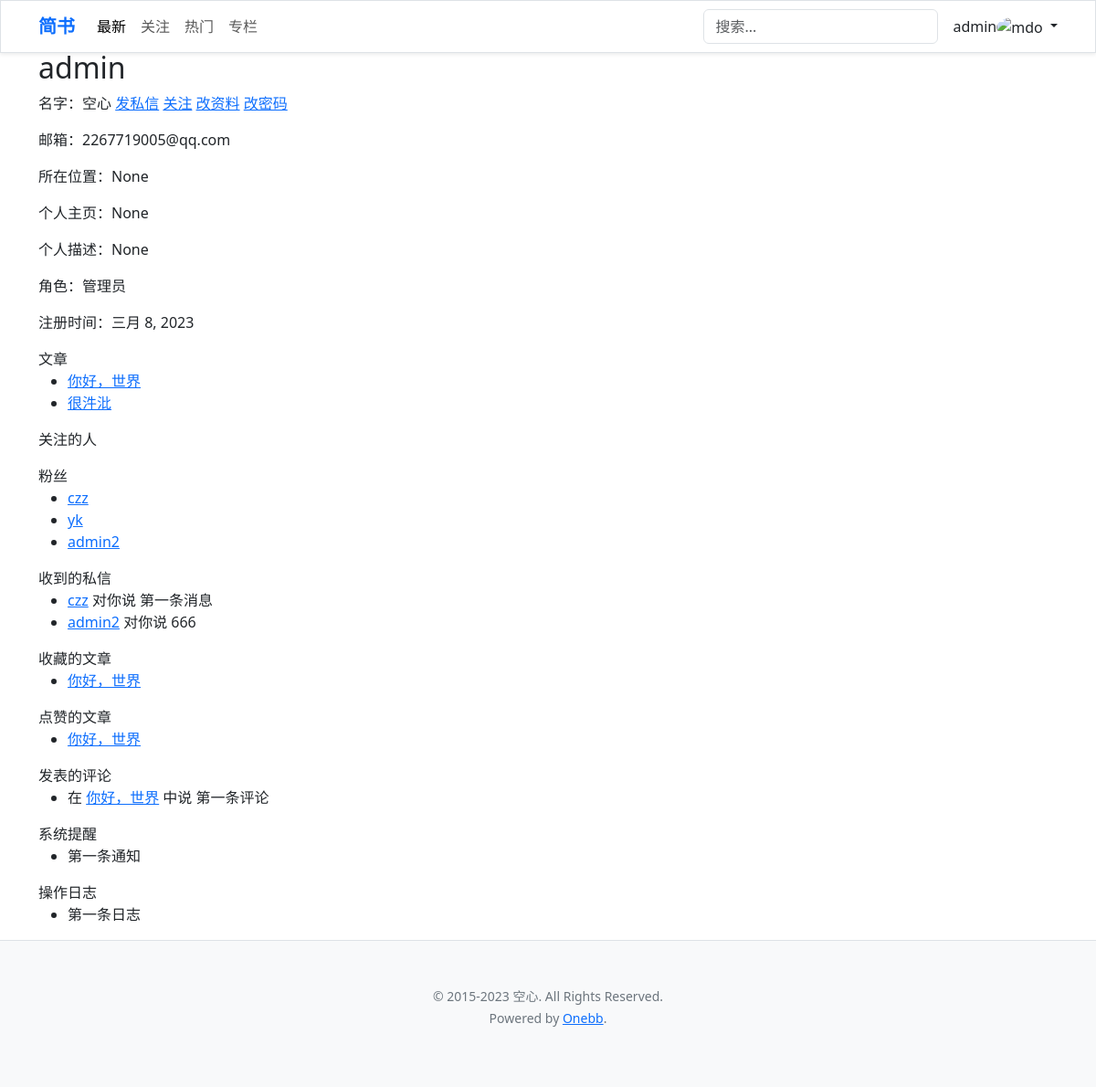
The app's page /accounts/u/1/ (signed in) with its own data.
### accounts/models.py (models this page shows)
class User(AbstractUser):
    id = models.AutoField(primary_key=True)
    name = models.CharField('名字', blank=True, null=True, max_length=200)
    password = models.CharField('密码',blank=True, null=True, max_length=200)
    url = models.URLField('个人主页',blank=True, null=True, max_length=200)
    location = models.CharField('所在位置',blank=True, null=True, max_length=200, default='火星')
    description = models.CharField('个人描述',blank=True, null=True, max_length=200, default='没有个人描述')
    last_login = models.DateTimeField(blank=True, null=True)
    created = models.DateTimeField('注册时间', blank=False, null=True, auto_now_add=True)
    role = models.ForeignKey('bbs.Role', models.DO_NOTHING, blank=True, null=True)
    def __str__(self):
        return self.username
    class Meta:
        managed = True
        db_table = 'user'
        verbose_name_plural = '用户'
        verbose_name = '用户'

### bbs/models.py (models this page shows, shortened)
class Role(models.Model):
    id = models.AutoField(primary_key=True)
    name = models.CharField(blank=False, null=True, max_length=200)
    permissions = models.ManyToManyField(Permission, blank=True)
    def __str__(self):
        return self.name
    class Meta:
        managed = True
        db_table = 'role'
        verbose_name_plural = '角色'
        verbose_name = '角色'

class Post(models.Model):
    id = models.AutoField(primary_key=True)
    title = models.CharField('标题', blank=False, null=True, max_length=200)
    content = models.TextField('内容', blank=False, null=True)
    content_html = models.TextField(blank=True, null=True)
    read_count = models.IntegerField('阅读量', blank=False, null=True, default=0)
    created = models.DateTimeField(blank=False, null=True, auto_now_add=True) # default=timezone.now
    author = models.ForeignKey('accounts.User', models.CASCADE, blank=False, null=True)
    tags = models.ManyToManyField(Tag, blank=True)
    def __str__(self):
        return self.title
    class Meta:
        managed = True
        db_table = 'post'
        verbose_name_plural = '文章'
        verbose_name = '文章'

class Message(models.Model):
    sender = models.ForeignKey('accounts.User', models.CASCADE, related_name='sender_user')
    received = models.ForeignKey('accounts.User', models.CASCADE, related_name='received_user')
    content = models.TextField('消息内容', blank=False, null=True)
    timestamp = models.DateTimeField(blank=False, null=True, auto_now_add=True)
    class Meta:
        managed = True
        db_table = 'message'
        verbose_name_plural = '消息'
        verbose_name = '消息'

class Comment(models.Model):
    id = models.AutoField(primary_key=True)
    content = models.TextField('评论内容', blank=False, null=True)
    created = models.DateTimeField(blank=False, null=True, auto_now_add=True)
    reviewed = models.BooleanField('是否审核', blank=False, null=True, default=True)
    post = models.ForeignKey('Post', models.CASCADE, blank=False, null=True)
    author = models.ForeignKey('accounts.User', models.CASCADE, blank=False, null=True)
    replied = models.ForeignKey('self', models.CASCADE, blank=True, null=True)
    class Meta:
        managed = True
        db_table = 'comment'
        verbose_name_plural = '评论'
        verbose_name = '评论'

class Notification(models.Model):
    id = models.AutoField(primary_key=True)
    content = models.TextField('通知内容')
    is_read = models.BooleanField('是否已读', blank=False, null=True, default=False)
    timestamp = models.DateTimeField(blank=False, null=True, auto_now_add=True)
    receiver = models.ForeignKey('accounts.User', models.CASCADE, blank=False, null=True)
    class Meta:
        managed = True
        db_table = 'notification'
        verbose_name_plural = '系统通知'
        verbose_name = '系统通知'

class Log(models.Model):
    id = models.AutoField(primary_key=True)
    content = models.TextField('内容')
    timestamp = models.DateTimeField(blank=False, null=True, auto_now_add=True)
    owner = models.ForeignKey('accounts.User', models.CASCADE, blank=False, null=True)
    class Meta:
        managed = True
        db_table = 'log'
        verbose_name_plural = '操作日志'
        verbose_name = '操作日志'

### accounts/views.py (the view)
# urls.py: path('u/<int:pk>/', views.UserDetailView.as_view(), name='user-detail'),
class UserDetailView(LoginRequiredMixin, DetailView):
    model = User
    login_url = '/accounts/login/'
    redirect_field_name = 'next' # redirect_to
    def get_context_data(self, **kwargs):
        context = super().get_context_data(**kwargs)
        pk = self.kwargs['pk']
        context['post_list'] = Post.objects.filter(author__id=pk)
        context['follow_list'] = User.objects.filter(followed_user__follower_id=pk)
        context['fans_list'] = User.objects.filter(follower_user__followed_id=pk)
        context['message_list'] = Message.objects.filter(received_id=pk)
        context['collect_list'] = Post.objects.filter(collect__collector_id=pk)
        context['like_list'] = Post.objects.filter(like__liker_id=pk)
        context['comment_list'] = Comment.objects.filter(author_id=pk, reviewed=1)
        context['notification_list'] = Notification.objects.filter(receiver_id=pk)
        context['log_list'] = Log.objects.filter(owner_id=pk)
        return context

### accounts/templates/accounts/user_detail.html (shortened to what this page needs)
{% extends "base.html" %}
{% block content %}
    <h2>{{ object.username }}</h2>
    <p>名字：{{ object.name }} <a href="{% url 'bbs:message-create' user.id %}">发私信</a> <a href="{% url 'bbs:follow' user.id %}">关注</a> <a href="{% url 'bbs:user_update' user.id %}">改资料</a> <a href="{% url 'accounts:password_change'  %}">改密码</a> </p>
    <p>邮箱：{{ object.email }}</p>
    <p>所在位置：{{ object.location }}</p>
    <p>个人主页：{{ object.url }}</p>
    <p>个人描述：{{ object.description }}</p>
    <p>角色：{{ object.role }}</p>
    <p>注册时间：{{ object.created |date:"F j, Y" }}</p>
    文章
    <ul>
        {% for post in post_list %}
            <li><a href="{% url 'bbs:post-detail' post.id %}">{{ post.title }}</a></li>
        {% endfor %}
    </ul>
    关注的人
    粉丝
    <ul>
        {% for user in fans_list %}
            <li><a href="{% url 'accounts:user-detail' user.id %}">{{ user.username }}</a></li>
        {% endfor %}
    </ul>
    {% if request.user.is_authenticated and request.user.username == object.username or True %}
    收到的私信
    <ul>
        {% for msg in message_list %}
            <li><a href="{% url 'accounts:user-detail' msg.sender_id %}">{{ msg.sender }}</a> 对你说 {{ msg.content }} </li>
        {% endfor %}
    </ul>
    收藏的文章
    <ul>
        {% for post in collect_list %}
        <li><a href="{% url 'bbs:post-detail' post.id %}">{{ post.title }}</a></li>
        {% endfor %}
    </ul>
    {% endif %}
    点赞的文章
    <ul>
        {% for post in like_list %}
        <li><a href="{% url 'bbs:post-detail' post.id %}">{{ post.title }}</a></li>
        {% endfor %}
    </ul>
    发表的评论
    <ul>
        {% for comment in comment_list %}
            <li>在 <a href="{% url 'bbs:post-detail' comment.post_id %}">{{ comment.post }}</a> 中说 {{ comment.content }} </li>
        {% endfor %}
    </ul>
    系统提醒
    <ul>
        {% for notification in notification_list %}
        <li>{{ notification.content }}</li>
        {% endfor %}
    </ul>
    操作日志
    <ul>
        {% for log in log_list %}
        <li>{{ log.content }}</li>
        {% endfor %}
    </ul>
{% endblock %}

### bbs/templates/base.html (shortened to what this page needs)
{% load static %}
<!DOCTYPE html>
<html lang="zh-Hans" class="h-100">
  <head>
    <link rel="stylesheet" href="{% static 'bbs/css/bootstrap.css' %}" />
    <link rel="stylesheet" href="https://i.iapp.run/css/bootstrap.ext.css" />
    <link rel="stylesheet" href="https://cdn.staticfile.org/font-awesome/4.7.0/css/font-awesome.css" />
    <link rel="stylesheet" href="{% static 'bbs/css/style.css' %}" />
  </head>
  <body class="d-flex flex-column h-100" style="padding-top: 55px">
    <header>
      <nav class="navbar navbar-expand-lg navbar-light acrylic-box shadow-sm border fixed-top ">
        <div class="container">
          <a class="navbar-brand text-primary" href="{% url 'bbs:index' %}">
            <b>简书</b>
          </a>
          <div class="navbar-collapse collapse" id="navbarSupportedContent" style="">
            <ul class="navbar-nav me-auto mb-2 mb-lg-0">
              <li class="nav-item">
                <a class="nav-link active" aria-current="page" href="#">最新</a>
              </li>
              <li class="nav-item">
                <a class="nav-link" href="#">关注</a>
              </li>
              <li class="nav-item">
                <a class="nav-link" href="#">热门</a>
              </li>
              <li class="nav-item">
                <a class="nav-link" href="#">专栏</a>
              </li>
            </ul>
            <ul class="navbar-nav ms-auto mb-2 mb-lg-0 align-items-center">
              <li class="nav-item">
                <form class="col-12 col-lg-auto mb-3 mb-lg-0 me-lg-3">
                  <input type="search" list="search" class="form-control form-control-dark" style="" placeholder="搜索..." aria-label="Search" />
                </form>
              </li>
              {% if request.user.is_authenticated %}
              <li>{{ request.user.username }}</li>
              <li class="dropdown">
                <a href="#" class="d-block link-dark text-decoration-none dropdown-toggle" id="dropdownUser1" data-bs-toggle="dropdown" aria-expanded="false"> <img src="./img/avatar.jpg" alt="mdo" width="32" height="32" class="rounded-circle" /> </a>
              </li>
            {% endif %}
            </ul>
          </div>
        </div>
      </nav>
    </header>
    <main>
      <div class="container">
            {% block content %}
            {% endblock %}
      </div>
    </main>
    <footer class="container-full mt-auto bg-light border-top">
      <div class="py-5 text-secondary text-center">
        <p>
          <small
            >&copy; 2015-2023 空心. All Rights Reserved.<br />
            Powered by <a target="_blank" href="https://github.com/zero-ljz/onebb">Onebb</a>.
          </small>
        </p>
      </div>
    </footer>
  </body>
</html>

### records on screen
User: user.username "admin", username "admin", name "空心", email "2267719005@qq.com", location "None", url "None", description "None", role "管理员", created "三月 8, 2023"
Post: title "你好，世界"
Post: title "很汼沘"
User: username "czz"
User: username "yk"
User: username "admin2"
Message: sender "czz", content "第一条消息"
Message: sender "admin2", content "666"
Comment: post "你好，世界", content "第一条评论"
Notification: content "第一条通知"
Log: content "第一条日志"
